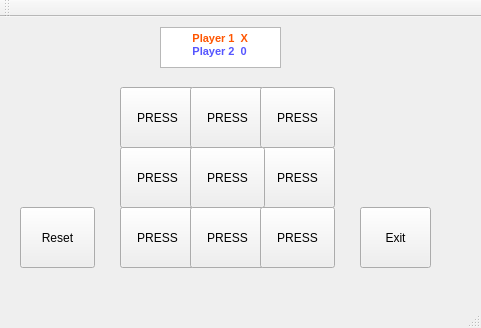
<?xml version="1.0" encoding="UTF-8"?>
<ui version="4.0">
 <class>MainWindow</class>
 <widget class="QMainWindow" name="MainWindow">
  <property name="geometry">
   <rect>
    <x>0</x>
    <y>0</y>
    <width>481</width>
    <height>328</height>
   </rect>
  </property>
  <property name="windowTitle">
   <string>MainWindow</string>
  </property>
  <widget class="QWidget" name="centralWidget">
   <widget class="QPushButton" name="pushButton">
    <property name="geometry">
     <rect>
      <x>120</x>
      <y>70</y>
      <width>75</width>
      <height>61</height>
     </rect>
    </property>
    <property name="text">
     <string>PRESS</string>
    </property>
   </widget>
   <widget class="QPushButton" name="pushButton_2">
    <property name="geometry">
     <rect>
      <x>190</x>
      <y>70</y>
      <width>75</width>
      <height>61</height>
     </rect>
    </property>
    <property name="text">
     <string>PRESS</string>
    </property>
   </widget>
   <widget class="QPushButton" name="pushButton_3">
    <property name="geometry">
     <rect>
      <x>260</x>
      <y>70</y>
      <width>75</width>
      <height>61</height>
     </rect>
    </property>
    <property name="text">
     <string>PRESS</string>
    </property>
   </widget>
   <widget class="QPushButton" name="pushButton_4">
    <property name="geometry">
     <rect>
      <x>260</x>
      <y>130</y>
      <width>75</width>
      <height>61</height>
     </rect>
    </property>
    <property name="text">
     <string>PRESS</string>
    </property>
   </widget>
   <widget class="QPushButton" name="pushButton_5">
    <property name="geometry">
     <rect>
      <x>120</x>
      <y>130</y>
      <width>75</width>
      <height>61</height>
     </rect>
    </property>
    <property name="text">
     <string>PRESS</string>
    </property>
   </widget>
   <widget class="QPushButton" name="pushButton_6">
    <property name="geometry">
     <rect>
      <x>190</x>
      <y>130</y>
      <width>75</width>
      <height>61</height>
     </rect>
    </property>
    <property name="text">
     <string>PRESS</string>
    </property>
   </widget>
   <widget class="QPushButton" name="pushButton_7">
    <property name="geometry">
     <rect>
      <x>120</x>
      <y>190</y>
      <width>75</width>
      <height>61</height>
     </rect>
    </property>
    <property name="text">
     <string>PRESS</string>
    </property>
   </widget>
   <widget class="QPushButton" name="pushButton_8">
    <property name="geometry">
     <rect>
      <x>190</x>
      <y>190</y>
      <width>75</width>
      <height>61</height>
     </rect>
    </property>
    <property name="text">
     <string>PRESS</string>
    </property>
   </widget>
   <widget class="QPushButton" name="pushButton_9">
    <property name="geometry">
     <rect>
      <x>260</x>
      <y>190</y>
      <width>75</width>
      <height>61</height>
     </rect>
    </property>
    <property name="text">
     <string>PRESS</string>
    </property>
   </widget>
   <widget class="QTextEdit" name="textEdit">
    <property name="geometry">
     <rect>
      <x>160</x>
      <y>10</y>
      <width>121</width>
      <height>41</height>
     </rect>
    </property>
    <property name="html">
     <string>&lt;!DOCTYPE HTML PUBLIC &quot;-//W3C//DTD HTML 4.0//EN&quot; &quot;http://www.w3.org/TR/REC-html40/strict.dtd&quot;&gt;
&lt;html&gt;&lt;head&gt;&lt;meta name=&quot;qrichtext&quot; content=&quot;1&quot; /&gt;&lt;style type=&quot;text/css&quot;&gt;
p, li { white-space: pre-wrap; }
&lt;/style&gt;&lt;/head&gt;&lt;body style=&quot; font-family:'MS Shell Dlg 2'; font-size:8.25pt; font-weight:400; font-style:normal;&quot;&gt;
&lt;p style=&quot; margin-top:0px; margin-bottom:0px; margin-left:0px; margin-right:0px; -qt-block-indent:0; text-indent:0px;&quot;&gt;&lt;span style=&quot; font-weight:600; color:#ff5500;&quot;&gt;         Player 1  X&lt;/span&gt;&lt;span style=&quot; font-weight:600; color:#5555ff;&quot;&gt;         &lt;/span&gt;&lt;/p&gt;
&lt;p style=&quot; margin-top:0px; margin-bottom:0px; margin-left:0px; margin-right:0px; -qt-block-indent:0; text-indent:0px;&quot;&gt;&lt;span style=&quot; font-weight:600; color:#5555ff;&quot;&gt;         Player 2  0&lt;/span&gt;&lt;/p&gt;&lt;/body&gt;&lt;/html&gt;</string>
    </property>
   </widget>
   <widget class="QPushButton" name="pushButton_10">
    <property name="geometry">
     <rect>
      <x>360</x>
      <y>190</y>
      <width>71</width>
      <height>61</height>
     </rect>
    </property>
    <property name="text">
     <string>Exit</string>
    </property>
   </widget>
   <widget class="QPushButton" name="pushButton_11">
    <property name="geometry">
     <rect>
      <x>20</x>
      <y>190</y>
      <width>75</width>
      <height>61</height>
     </rect>
    </property>
    <property name="text">
     <string>Reset</string>
    </property>
   </widget>
  </widget>
  <widget class="QMenuBar" name="menuBar">
   <property name="geometry">
    <rect>
     <x>0</x>
     <y>0</y>
     <width>481</width>
     <height>21</height>
    </rect>
   </property>
  </widget>
  <widget class="QToolBar" name="mainToolBar">
   <attribute name="toolBarArea">
    <enum>TopToolBarArea</enum>
   </attribute>
   <attribute name="toolBarBreak">
    <bool>false</bool>
   </attribute>
  </widget>
  <widget class="QStatusBar" name="statusBar"/>
 </widget>
 <layoutdefault spacing="6" margin="11"/>
 <resources/>
 <connections/>
</ui>
